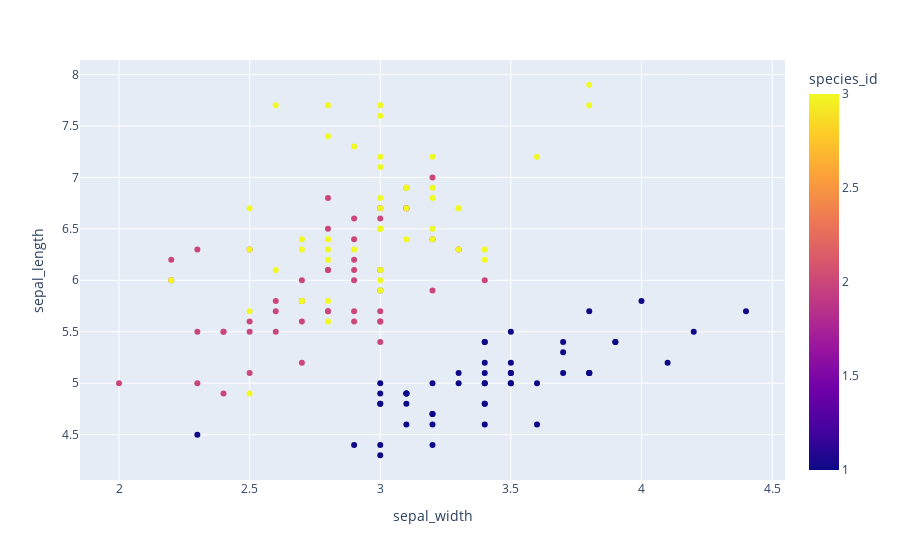

This figure's notebook cell:
### Code cell
# Continuous sequence - column passed in "color" must be numeric
fig = px.scatter(df, x = "sepal_width", y = "sepal_length", color = "species_id",
                 color_continuous_scale = px.colors.sequential.Plasma)
fig.show()

### Figure 1 — Plotly figure (JSON) as saved in the notebook; plotly's stock layout.template omitted (floating-point values rounded to 4 significant figures; data arrays with more than 128 entries replaced by an {"elided": "..."} marker saying what was removed)
{"data": [{"hovertemplate": "sepal_width=%{x}<br>sepal_length=%{y}<br>species_id=%{marker.color}<extra></extra>", "legendgroup": "", "marker": {"color": {"elided": "150 int values"}, "coloraxis": "coloraxis", "symbol": "circle"}, "mode": "markers", "name": "", "orientation": "v", "showlegend": false, "type": "scatter", "x": {"elided": "150 float values"}, "xaxis": "x", "y": {"elided": "150 float values"}, "yaxis": "y"}], "layout": {"coloraxis": {"colorbar": {"title": {"text": "species_id"}}, "colorscale": [[0, "#0d0887"], [0.1111, "#46039f"], [0.2222, "#7201a8"], [0.3333, "#9c179e"], [0.4444, "#bd3786"], [0.5556, "#d8576b"], [0.6667, "#ed7953"], [0.7778, "#fb9f3a"], [0.8889, "#fdca26"], [1, "#f0f921"]]}, "legend": {"tracegroupgap": 0}, "margin": {"t": 60}, "xaxis": {"anchor": "y", "domain": [0, 1], "title": {"text": "sepal_width"}}, "yaxis": {"anchor": "x", "domain": [0, 1], "title": {"text": "sepal_length"}}}}
